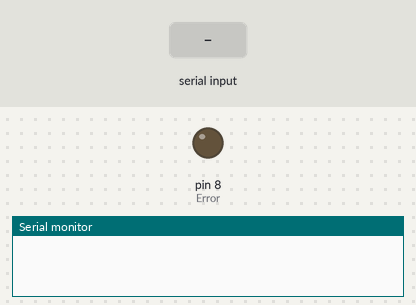
A sketch run on a simulated Arduino Uno, built with avr-gcc and run on an emulated ATmega328P. Parts: output pins drawn as LEDs (lit = HIGH), the last lines printed to the serial monitor. The test bench sets the inputs (shaded band).

Above: at 1.2 s.
1.3 s: "xx\n" received over the second serial link
At 1.8 s:
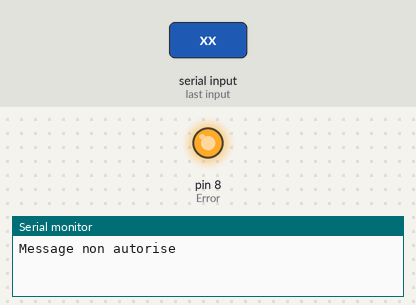
2.8 s: "1\n" received over the second serial link
At 3.8 s:
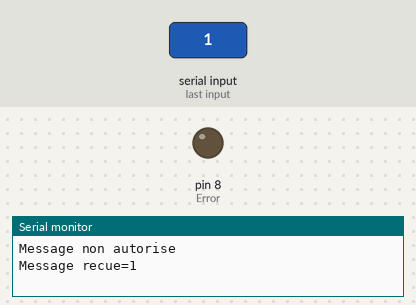
4.4 s: "XXX\n" received over the second serial link
At 5.3 s:
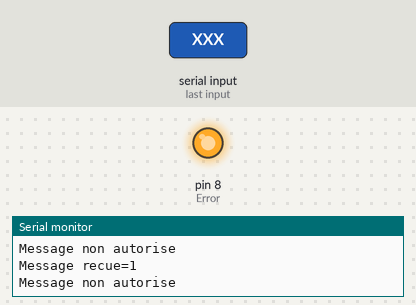
5.9 s: "0\n" received over the second serial link
At 7.4 s:
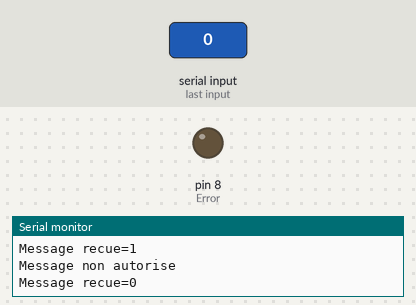
Timing chart, 0 to 8.5 s (numbered marks = the images above; inputs shaded):
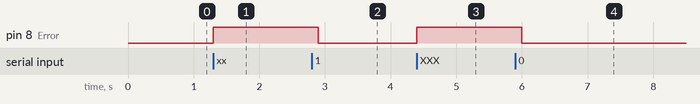

Measured:
- after the input at 1.3 s, pin 8 (Error): LOW → HIGH at once
- after the input at 2.8 s, pin 8 (Error): HIGH → LOW after 0.10 s
- after the input at 4.4 s, pin 8 (Error): LOW → HIGH at once
- after the input at 5.9 s, pin 8 (Error): HIGH → LOW after 0.10 s

The sketch:

Mini_Projet_Radio.ino
```cpp
#include <SoftwareSerial.h>

String message;
int octet, i;
char caractere;
int Error = 8; // pin 8 pour signaler une erreur

SoftwareSerial bluetooth(10, 11); // (RX, TX) (pin Rx BT, pin Tx BT)

void setup()
{
    // Ouvre la voie série avec l'ordinateur
    Serial.begin(9600);
    // Ouvre la voie série avec le module BT
    bluetooth.begin(9600);
    pinMode(Error, OUTPUT);
}

void loop() // run over and over
{
  while(bluetooth.available()>0)
  {
    octet = bluetooth.read();


    if (octet == 10 || octet == 13) // si Octet reçu est le saut de ligne
    {
        if (message == "xx" || message == "XXX" || message == "XX" || message == "XXX") //mots interdits
        {
          digitalWrite(Error, HIGH); // LED rouge à 1
          Serial.println ("Message non autorise");
          bluetooth.print("Message non autorise");
          message = ""; //RAZ le String de réception
        }
        else
        {
            Serial.println ("Message recue="+message); // affiche la chaine recue
            message=""; //RAZ le String de réception
            delay(100); // pause
            digitalWrite(Error, LOW); // LED rouge à 0
            bluetooth.print("slave rcve");
        }
     }
     else // si le caractère reçu n'est pas un saut de ligne
     {
           caractere=char(octet); // convertit l'octet reçu en caractère
           message=message+caractere; // ajoute le caratère au String
     }
  }
}
```
